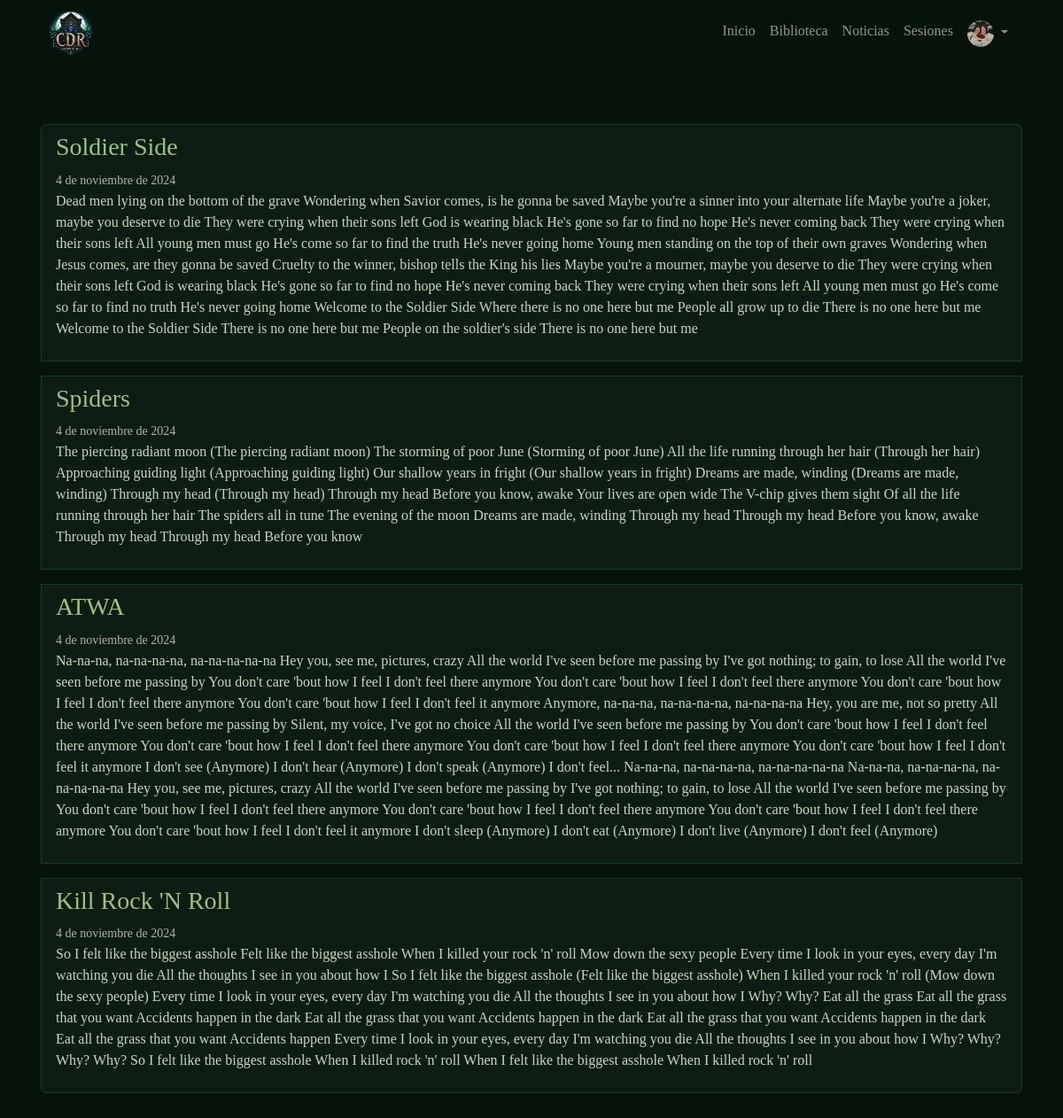
Screenshot of /noticias/ (signed in) with the database file from the repository.
### core/models.py (models this page shows, shortened)
class Perfil(models.Model):
    usuario = models.OneToOneField(User, on_delete=models.CASCADE)
    imagen = models.ImageField(upload_to='perfil_imagenes/', default='img/default-profile.png')
    nivel = models.IntegerField(default=1)
    experiencia = models.IntegerField(default=0)
    TITULO_CHOICES = [
        ('NEOFITO', 'Neófito de la Cripta'),
        ('ACOLITO', 'Acolito de las sombras'),
        ('GUARDIAN', 'Guardián de la tumba'),
        ('SENIOR', 'Señor de la oscuridad'),
        ('MAESTRO', 'Maestro de la Cripta'),
        ('ARCHIMAGO', 'Archimago de las tinieblas'),
        ('LICH', 'Lich supremo'),
    ]
    titulo = models.CharField(
        max_length=50,
        choices=TITULO_CHOICES,
        default='NEOFITO'
    )
    carrera = models.CharField(max_length=50, null=True)
    class Meta:
        verbose_name_plural = 'Perfiles'

class Noticia(models.Model):
    titulo = models.CharField(max_length=200)
    contenido = models.TextField()
    fecha_publicacion = models.DateField(auto_now_add=True)

### core/views.py (the view)
# urls.py: path('noticias/', noticias, name='noticias'),
def noticias(request):
    noticias = Noticia.objects.order_by('-fecha_publicacion')
    return render(request, 'core/noticias.html', {'noticias': noticias})

### core/templates/core/noticias.html (shortened to what this page needs)
{% extends "core/base.html" %}
{% block content %}
<main class="container mt-5 p-3">
    <ul class="list-group">
        {% for noticia in noticias %}
            <li class="list-group-item mb-3" style="background-color: #0D1D13; border: 1px solid #1A3B2A; color: #C8D6C3;">
                <h3 style="color: #A1C181;">{{ noticia.titulo }}</h3>
                <small class="" style="color: rgb(179, 178, 178)">{{ noticia.fecha_publicacion }}</small>
                <p>{{ noticia.contenido }}</p>
            </li>
        {% empty %}
            <li class="list-group-item text-light" style="background-color: #0D1D13; border: 1px solid #1A3B2A;">
                No hay noticias disponibles.
            </li>
        {% endfor %}
    </ul>
</main>
{% endblock %}

### core/templates/core/base.html (shortened to what this page needs)
{% load static %}
<!DOCTYPE html>
<html lang="en">
<head>
    <link href="https://cdn.jsdelivr.net/npm/bootstrap@5.3.3/dist/css/bootstrap.min.css" rel="stylesheet">
    <link rel="stylesheet" href="{% static 'css/generico.css' %}">
</head>
<body>
    <div class="container">
        <nav class="navbar navbar-expand-lg navbar-dark bg-transparent">
            <div class="container-fluid">
              <div class="collapse navbar-collapse justify-content-between" id="navbarNav">
                <a class="navbar-brand d-none d-lg-block" href="{% url 'index' %}">
                  <img src="{% static 'img/cdr2.png' %}" alt="Logo" height="50">
                </a>
                <ul class="navbar-nav ms-auto">
                  <li class="nav-item">
                    <a class="nav-link" href="{% url 'index' %}">Inicio</a>
                  </li>
                  <li class="nav-item">
                    <a class="nav-link" href="{% url 'biblioteca' %}">Biblioteca</a>
                  </li>
                  <li class="nav-item">
                    <a class="nav-link" href="{% url 'noticias' %}">Noticias</a>
                  </li>
                  {% if not user.is_authenticated %}
                    <li class="nav-item">
                      <a class="nav-link" href="{% url 'login' %}">Iniciar sesión</a>
                    </li>
                  {% else %}
                    <li class="nav-item">
                      <a class="nav-link" href="{% url 'sesiones' %}">Sesiones</a>
                    </li>
                    <li class="nav-item dropdown">
                        <a class="nav-link dropdown-toggle" href="#" id="navbarDropdown" role="button" data-bs-toggle="dropdown" aria-expanded="false">
                            <img src="{{ user.perfil.imagen.url }}" alt="Perfil" class="rounded-circle" height="30" width="30">
                        </a>
                    </li>
                  {% endif %}
                </ul>
              </div>
            </div>
          </nav>
    </div>
    {% block content %}
    {% endblock %}
</body>
</html>

### core/static/css/generico.css (style rules this page uses)
body { background-color: #06130A; color: white; font-family:'Times New Roman', Times, serif }

### rows the page displays
Noticia: titulo "Soldier Side", fecha_publicacion "4 de noviembre de 2024", contenido "Dead men lying on the bottom of the grave Wondering when Savior comes, is he gonna be saved Maybe you're a sinner into your alternate life Maybe you're a joker, maybe you deserve to die They were crying when their sons left God is wearing black He's gone so far to find no hope He's never coming back They were crying when their sons left All young men must go He's come so far to find the truth He's never going home Young men standing on the top of their own graves Wondering when Jesus comes, are they gonna be saved Cruelty to the winner, bishop tells the King his lies Maybe you're a mourner, maybe you deserve to die They were crying when their sons left God is wearing black He's gone so far…"
Noticia: titulo "Spiders", fecha_publicacion "4 de noviembre de 2024", contenido "The piercing radiant moon (The piercing radiant moon) The storming of poor June (Storming of poor June) All the life running through her hair (Through her hair) Approaching guiding light (Approaching guiding light) Our shallow years in fright (Our shallow years in fright) Dreams are made, winding (Dreams are made, winding) Through my head (Through my head) Through my head Before you know, awake Your lives are open wide The V-chip gives them sight Of all the life running through her hair The spiders all in tune The evening of the moon Dreams are made, winding Through my head Through my head Before you know, awake Through my head Through my head Before you know"
Noticia: titulo "ATWA", fecha_publicacion "4 de noviembre de 2024", contenido "Na-na-na, na-na-na-na, na-na-na-na-na Hey you, see me, pictures, crazy All the world I've seen before me passing by I've got nothing; to gain, to lose All the world I've seen before me passing by You don't care 'bout how I feel I don't feel there anymore You don't care 'bout how I feel I don't feel there anymore You don't care 'bout how I feel I don't feel there anymore You don't care 'bout how I feel I don't feel it anymore Anymore, na-na-na, na-na-na-na, na-na-na-na Hey, you are me, not so pretty All the world I've seen before me passing by Silent, my voice, I've got no choice All the world I've seen before me passing by You don't care 'bout how I feel I don't feel there anymore You don't…"
Noticia: titulo "Kill Rock 'N Roll", fecha_publicacion "4 de noviembre de 2024", contenido "So I felt like the biggest asshole Felt like the biggest asshole When I killed your rock 'n' roll Mow down the sexy people Every time I look in your eyes, every day I'm watching you die All the thoughts I see in you about how I So I felt like the biggest asshole (Felt like the biggest asshole) When I killed your rock 'n' roll (Mow down the sexy people) Every time I look in your eyes, every day I'm watching you die All the thoughts I see in you about how I Why? Why? Eat all the grass Eat all the grass that you want Accidents happen in the dark Eat all the grass that you want Accidents happen in the dark Eat all the grass that you want Accidents happen in the dark Eat all the grass that you…"
